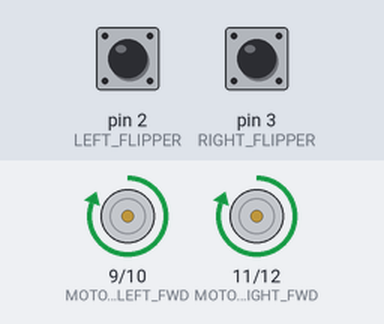
A sketch run on a simulated Arduino Uno, built with avr-gcc and run on an emulated ATmega328P. Parts: motor-driver pin pairs drawn as motors (green arrow = first pin HIGH = forward, orange = second pin HIGH = backward, longer = more drive). Inputs (shaded band) come from the test bench; at power-on: pin 2 (LEFT_FLIPPER) LOW, pin 3 (RIGHT_FLIPPER) LOW.

Above: at 1.2 s.
1.3 s: pin 2 (LEFT_FLIPPER) pulled HIGH for 0.15 s
At 2.7 s:
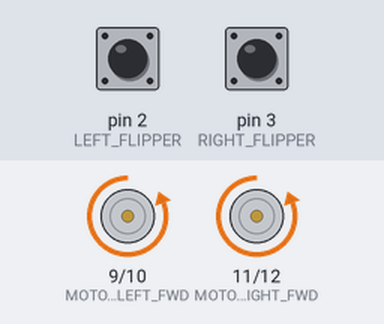
4.4 s: pin 3 (RIGHT_FLIPPER) pulled HIGH for 3.2 s
At 7.2 s:
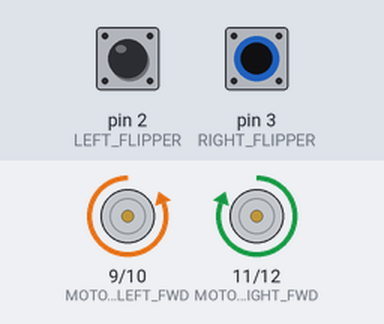
10.6 s: pin 3 (RIGHT_FLIPPER) pulled HIGH for 0.15 s
At 11.0 s:
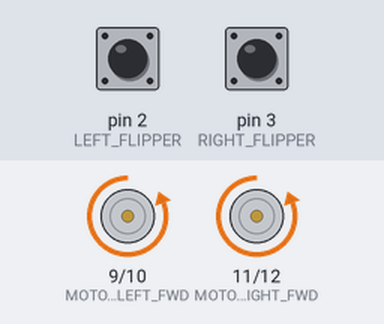
13.7 s: pin 3 (RIGHT_FLIPPER) pulled HIGH for 1 s
At 18.0 s:
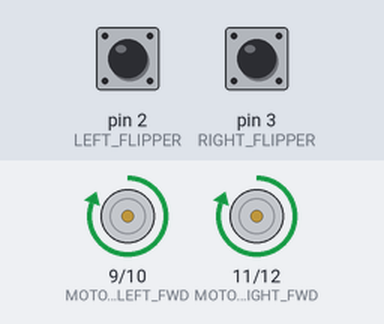
Timing chart, 0 to 18.7 s (numbered marks = the images above; inputs shaded):
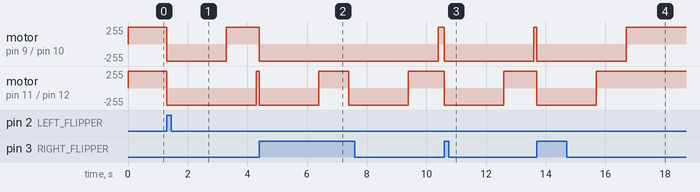

Measured:
- after the input at 1.3 s, motor on pin 9 (MOTOR_LEFT_FWD) / pin 10 (MOTOR_LEFT_REV): forward 255/255 → backward 255/255 at once, → forward 255/255 2.0 s later; motor on pin 11 (MOTOR_RIGHT_FWD) / pin 12 (MOTOR_RIGHT_REV): forward 255/255 → backward 255/255 at once, → forward 255/255 3.0 s later
- after the input at 4.4 s, motor on pin 9 (MOTOR_LEFT_FWD) / pin 10 (MOTOR_LEFT_REV): forward 255/255 → backward 255/255 at once, → forward 255/255 6.0 s later; motor on pin 11 (MOTOR_RIGHT_FWD) / pin 12 (MOTOR_RIGHT_REV): alternates forward 255/255 for 1.0 s and backward 255/255 for 2.0 s, starting at once
- after the input at 10.6 s, motor on pin 9 (MOTOR_LEFT_FWD) / pin 10 (MOTOR_LEFT_REV): forward 255/255 → backward 255/255 at once, → forward 255/255 3.0 s later; motor on pin 11 (MOTOR_RIGHT_FWD) / pin 12 (MOTOR_RIGHT_REV): forward 255/255 → backward 255/255 at once, → forward 255/255 2.0 s later
- after the input at 13.7 s, motor on pin 9 (MOTOR_LEFT_FWD) / pin 10 (MOTOR_LEFT_REV): forward 255/255 → backward 255/255 at once, → forward 255/255 3.0 s later; motor on pin 11 (MOTOR_RIGHT_FWD) / pin 12 (MOTOR_RIGHT_REV): forward 255/255 → backward 255/255 at once, → forward 255/255 2.0 s later

The sketch:

legoturtle_flippers.ino
```cpp
// Lego Turtle "Flippers" program
// Drives a tracked Lego Mindstorms robot forwards, backing up and turning when
// a wall is reached (detected by flippers on the front of the robot).

// Port numbers
int LEFT_FLIPPER = 2;
int RIGHT_FLIPPER = 3;
int MOTOR_LEFT_FWD = 9;
int MOTOR_LEFT_REV = 10;
int MOTOR_RIGHT_FWD = 11;
int MOTOR_RIGHT_REV = 12;

void setup() {
  // DIO direction setting
  pinMode(LEFT_FLIPPER, INPUT);
  pinMode(RIGHT_FLIPPER, INPUT);
  pinMode(MOTOR_LEFT_FWD, OUTPUT);
  pinMode(MOTOR_LEFT_REV, OUTPUT);
  pinMode(MOTOR_RIGHT_FWD, OUTPUT);
  pinMode(MOTOR_RIGHT_REV, OUTPUT);
}

void loop() {
  boolean hitLeft = false;
  boolean hitRight = false;

  while (true) {
    // Keep driving until you hit something
    while (!(hitLeft || hitRight)) {
      driveForwards();
      hitLeft = (digitalRead(LEFT_FLIPPER) == HIGH);
      hitRight = (digitalRead(RIGHT_FLIPPER) == HIGH);
    }
    // When something is hit, back up and turn
    stopDriving();
    backUp();
    if (hitLeft && hitRight) {
      turnAround();
    } else if (hitLeft) {
      turnRight();
    } else if (hitRight) {
      turnLeft();
    }
    // Reset these so we go into the main loop again.
    hitLeft = false;
    hitRight = false;
  }
}

// Set the motors to drive forwards (instantaneous operation)
void driveForwards() {
  digitalWrite(MOTOR_LEFT_FWD, HIGH);
  digitalWrite(MOTOR_LEFT_REV, LOW);
  digitalWrite(MOTOR_RIGHT_FWD, HIGH);
  digitalWrite(MOTOR_RIGHT_REV, LOW);
}

// Set the motors to stop (instantaneous operation)
void stopDriving() {
  digitalWrite(MOTOR_LEFT_FWD, LOW);
  digitalWrite(MOTOR_LEFT_REV, LOW);
  digitalWrite(MOTOR_RIGHT_FWD, LOW);
  digitalWrite(MOTOR_RIGHT_REV, LOW);
}

// Set the motors to drive backwards for two seconds, then stop
void backUp() {
  digitalWrite(MOTOR_LEFT_FWD, LOW);
  digitalWrite(MOTOR_LEFT_REV, HIGH);
  digitalWrite(MOTOR_RIGHT_FWD, LOW);
  digitalWrite(MOTOR_RIGHT_REV, HIGH);
  delay(2000);
  stopDriving();
}

// Set the motors to turn left for one second, then stop
void turnLeft() {
  digitalWrite(MOTOR_LEFT_FWD, LOW);
  digitalWrite(MOTOR_LEFT_REV, HIGH);
  digitalWrite(MOTOR_RIGHT_FWD, HIGH);
  digitalWrite(MOTOR_RIGHT_REV, LOW);
  delay(1000);
  stopDriving();
}

// Set the motors to turn right for one second, then stop
void turnRight() {
  digitalWrite(MOTOR_LEFT_FWD, HIGH);
  digitalWrite(MOTOR_LEFT_REV, LOW);
  digitalWrite(MOTOR_RIGHT_FWD, LOW);
  digitalWrite(MOTOR_RIGHT_REV, HIGH);
  delay(1000);
  stopDriving();
}

// Set the motors to turn left for two seconds, then stop
void turnAround() {
  digitalWrite(MOTOR_LEFT_FWD, LOW);
  digitalWrite(MOTOR_LEFT_REV, HIGH);
  digitalWrite(MOTOR_RIGHT_FWD, HIGH);
  digitalWrite(MOTOR_RIGHT_REV, LOW);
  delay(2000);
  stopDriving();
}
```
